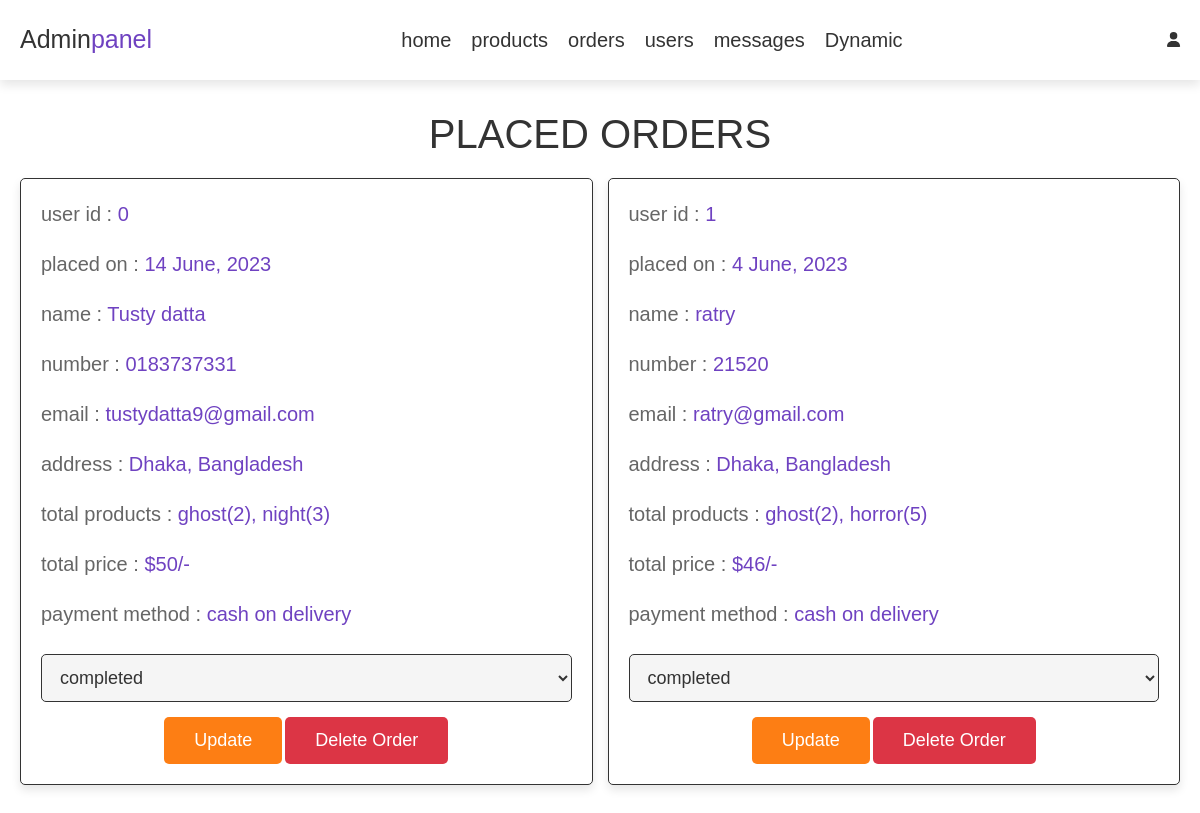
The app's page /admin_orders.php (signed in) with its own data.
### tables this page shows
CREATE TABLE `orders` (
  `id` int(100) NOT NULL,
  `user_id` int(100) NOT NULL,
  `name` varchar(100) NOT NULL,
  `number` varchar(12) NOT NULL,
  `email` varchar(100) NOT NULL,
  `method` varchar(50) NOT NULL,
  `address` varchar(500) NOT NULL,
  `total_products` varchar(1000) NOT NULL,
  `total_price` int(100) NOT NULL,
  `placed_on` varchar(50) NOT NULL,
  `payment_status` varchar(20) NOT NULL DEFAULT 'pending'
);

### admin_orders.php (the view, shortened to what this page needs)
    <?php include 'admin_header.php'; ?>
    <section class="orders">
        <h1 class="title">placed orders</h1>
        <div class="box-container">
            <?php
                $select_orders = mysqli_query($conn, "SELECT * FROM `orders`") or die('query failed');
                if(mysqli_num_rows($select_orders) > 0){
                    while($fetch_orders = mysqli_fetch_assoc($select_orders)){
            ?>
            <div class="box">
                <p> user id : <span><?php echo $fetch_orders['user_id'];?></span></p>
                <p> placed on : <span><?php echo $fetch_orders['placed_on'];?></span></p>
                <p> name : <span><?php echo $fetch_orders['name'];?></span></p>
                <p> number : <span><?php echo $fetch_orders['number'];?></span></p>
                <p> email : <span><?php echo $fetch_orders['email'];?></span></p>
                <p> address : <span><?php echo $fetch_orders['address'];?></span></p>
                <p> total products : <span><?php echo $fetch_orders['total_products'];?></span></p>
                <p> total price : <span>$<?php echo $fetch_orders['total_price'];?>/-</span></p>
                <p> payment method : <span><?php echo $fetch_orders['method'];?></span></p>
                <form action="" method="post">
                    <select name="update_payment">
                        <option value="" selected disabled><?php echo $fetch_orders['payment_status']; ?></option>
                    </select>
                    <input type="submit" value="update" name="update_order" class="option-btn">
                    <a href="admin_orders.php?delete=<?php echo $fetch_orders['id'];?>" onclick="return confirm('delete this order?');" class="delete-btn">delete order</a>
                </form>
            </div>
            <?php
                    }
                }else{
                    echo '<p class="empty">no orders placed yet!</p>';
                }
            ?>
        </div>
    </section>
<?php include 'admin_footer.php';?>

### css/admin_style.css (style rules this page uses)
:root { --purple: #8e44ad; --red: #c0392b; --orange: #f39c12; --black:#333; --white:#fff; --light-color: #666; --light-white: #ccc; --light-bg: #f5f5f5; --border: .1rem solid var(--black); --box-shadow: 0 .5rem 1rem rgba(0,0,0,.1); }
* { font-family: 'Rubik', sans-serif; margin: 0; padding: 0; box-sizing: border-box; outline: none; border: none; text-decoration: none; transition: all .2s linear; }
body { background-color: var(--light-bg); }
.title { text-align: center; margin-bottom: 2rem; text-transform: uppercase; color: var(--black); font-size: 4rem; }
html { font-size: 62.5%; overflow-x: hidden; }
section { padding: 3rem 2rem; }
.btn, .option-btn, .delete-btn, .white-btn { display: inline-block; margin-top: 1rem; padding: 1rem 3rem; cursor: pointer; color: var(--white); font-size: 1.8rem; border-radius: .5rem; text-transform: capitalize; }
.option-btn { background-color: var(--orange); }
.delete-btn { background-color: var(--red); }
.orders .box-container { display: grid; grid-template-columns: repeat(auto-fit, minmax(30rem, 1fr)); gap: 1.5rem; max-width: 1200px; margin: 0 auto; align-items: flex-start; }
.orders .box-container .box { background-color: var(--white); padding: 2rem; border: var(--border); box-shadow: var(--box-shadow); border-radius: .5rem; }
.orders .box-container .box p { padding-bottom: 1rem; font-size: 2rem; color: var(--light-color); }
.orders .box-container .box p span { color: var(--purple); }
.orders .box-container .box form { text-align: center; }
.orders .box-container .box form select { border-radius: .5rem; margin: .5rem 0; width: 100%; background-color: var(--light-bg); border: var(--border); padding: 1.2rem 1.4rem; font-size: 1.8rem; color: var(--black); }

### records on screen
orders: user "0", placed_on "14 June, 2023", name "Tusty datta", number "0183737331", email "tustydatta9@gmail.com", address "Dhaka, Bangladesh", total_products "ghost(2), night(3)", total_price "50", method "cash on delivery", update_payment "completed"
orders: user "1", placed_on "4 June, 2023", name "ratry", number "21520", email "ratry@gmail.com", address "Dhaka, Bangladesh", total_products "ghost(2), horror(5)", total_price "46", method "cash on delivery", update_payment "completed"
